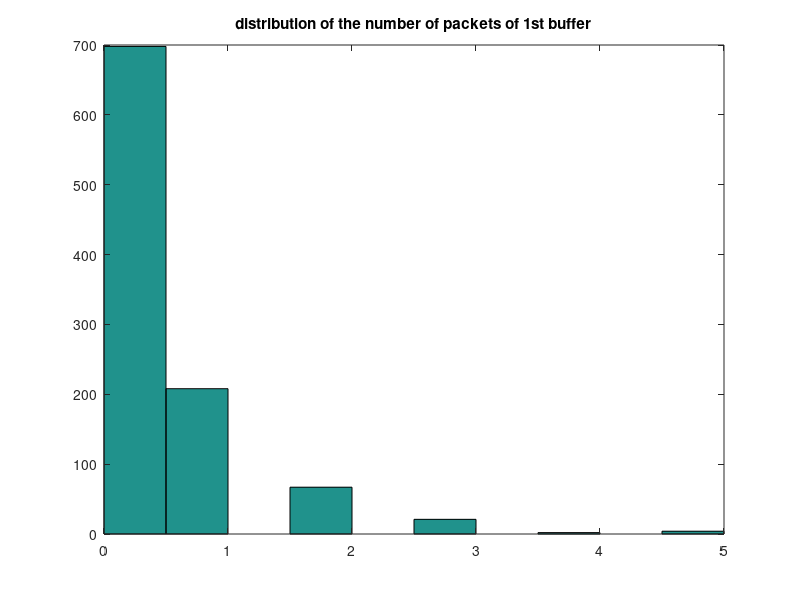
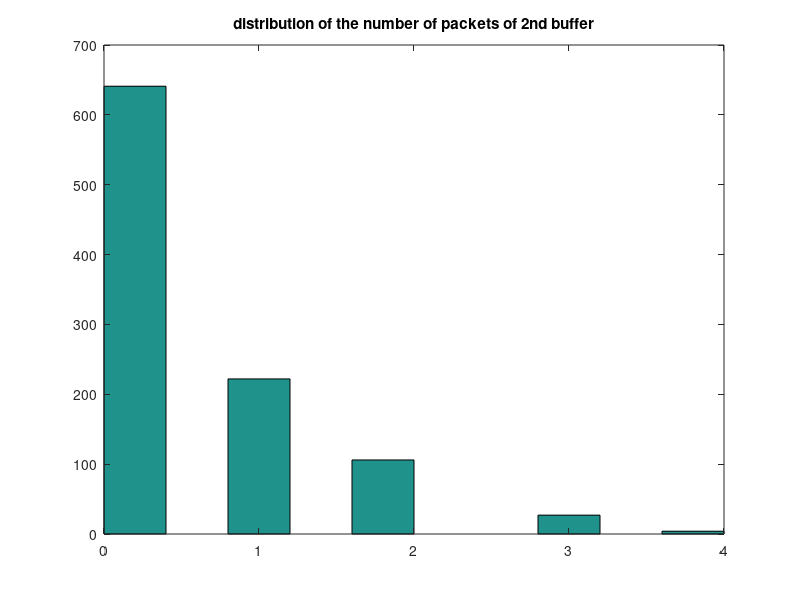
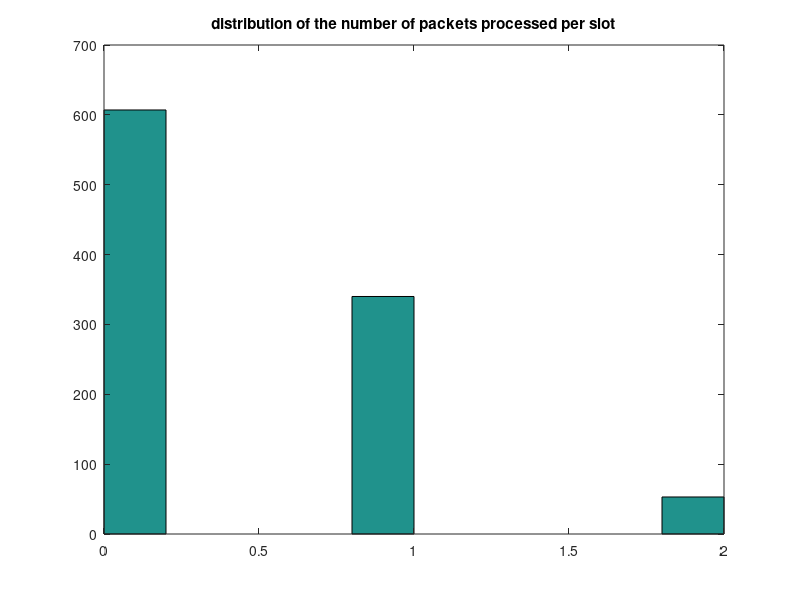

The MATLAB source for these figures, in order:
%case I (uniform)
close all;clear all;clc;
buffer = zeros(1,4);
count_packet_slot = zeros();
%set load for the system
p = 0.6
% set 1000 loop
for time = 1:1000
    if time>1
    % set the 1st and 2nd buffer for the slot system
    buffer(time,1) = buffer((time-1),1);
    buffer(time,2) = buffer((time-1),2);
    %P1 and P2 used to decide whether packet come to the input
    P1 = rand();
        if P1 > p 
            i1 = 0;
            buffer(time,1) = buffer((time-1),1)+ i1;
        else
            i1 = 1;
            buffer(time,1) = buffer((time-1),1) + i1;%put the input in the buffer
            buffer(time,3) = randi(2);%decide this packet which output to go
        end;
    P2 = rand();
        if P2 > p 
            i2 = 0;
            buffer(time,2) = buffer((time-1),2)+ i2;
        else
            i2 = 1;
            buffer(time,2) = buffer((time-1),2) + i2;
            buffer(time,4) = randi(2);
        end;
    else
        P1 = rand();
        if P1 > p 
            i1 = 0;
            buffer(time,1) = i1;
            buffer(time,3) = 0;
        else
            i1 = 1;
            buffer(time,1) = i1;
            buffer(time,3) = randi(2);%decide this packet which output to go
        end;
        P2 = rand();
        if P2 > p 
            i2 = 0;
            buffer(time,2) = i2;
            buffer(time,4) = 0;
        else
            i2 = 1;
            buffer(time,2) = i2;
            buffer(time,4) = randi(2);
        end;
    end;
        
    %decide the action of the switch
    %deal with empty input
    m = find(buffer(:,3)~=0);
    n = find(buffer(:,4)~=0);
    if (isempty(m)==1) && (isempty(n)==1)
        continue;
    end;
    % if one input is empty, the other must be dealt with
    % isempty == 0 means packets waiting for delievering
    if (isempty(m)==1) && (isempty(n)==0)
        buffer(time,2) = buffer(time,2) -1;
        buffer(n(1),4) = 0;
    end;
    if (isempty(m)==0) && (isempty(n)==1)
        buffer(time,1) = buffer(time,1)-1;
        buffer(m(1),3) = 0;
    end;
    %if both input have packets, need to decide whether they can both
    %delieverd or one delievered the other one stay in the buffer
    if (isempty(m)==0)&&(isempty(n)==0)
       if (buffer(m(1),3)~=buffer(n(1),4)) %both input's packet are delievered
           buffer(time,1) = buffer(time,1) -1;
           buffer(time,2) = buffer(time,2) -1;
           buffer(m(1),3) = 0;
           buffer(n(1),4) = 0;
       else % only one input's packet are delievered
           switchs = rand();
           % for case I r1=r2=0.5
           if switchs >0.5
                buffer(time,1) = buffer(time,1)-1;
                buffer(m(1),3) = 0;
           else
                buffer(time,2) = buffer(time,2)-1;
                buffer(n(1),4) = 0;
           end;
      end;
   end;
   if time > 1
   count_packet_slot(time) = abs(buffer(time,1)-buffer((time-1),1))+ abs(buffer(time,2)-buffer((time-1),2));
   end;
end;
mean_input1 = mean(buffer(:,1))
mean_input2 = mean(buffer(:,2))
mean_number_packets=mean(mean_input1+mean_input2)
figure(1)
hist(buffer(:,1));
title('distribution of the number of packets of 1st buffer');
figure(2)
hist(buffer(:,2));
title('distribution of the number of packets of 2nd buffer');
figure(3)
hist((buffer(:,1)+buffer(:,2)));
title('distribution of the number of packets of total buffer');
%figure(2)
%hist(buffer(:,2));
%title('the exact distribution of A');
mean_packet_per_slot = mean(count_packet_slot)
%figure(2)
hist(count_packet_slot);
title('distribution of the number of packets processed per slot');
%figure(4)
%plot(buffer(:,1));
